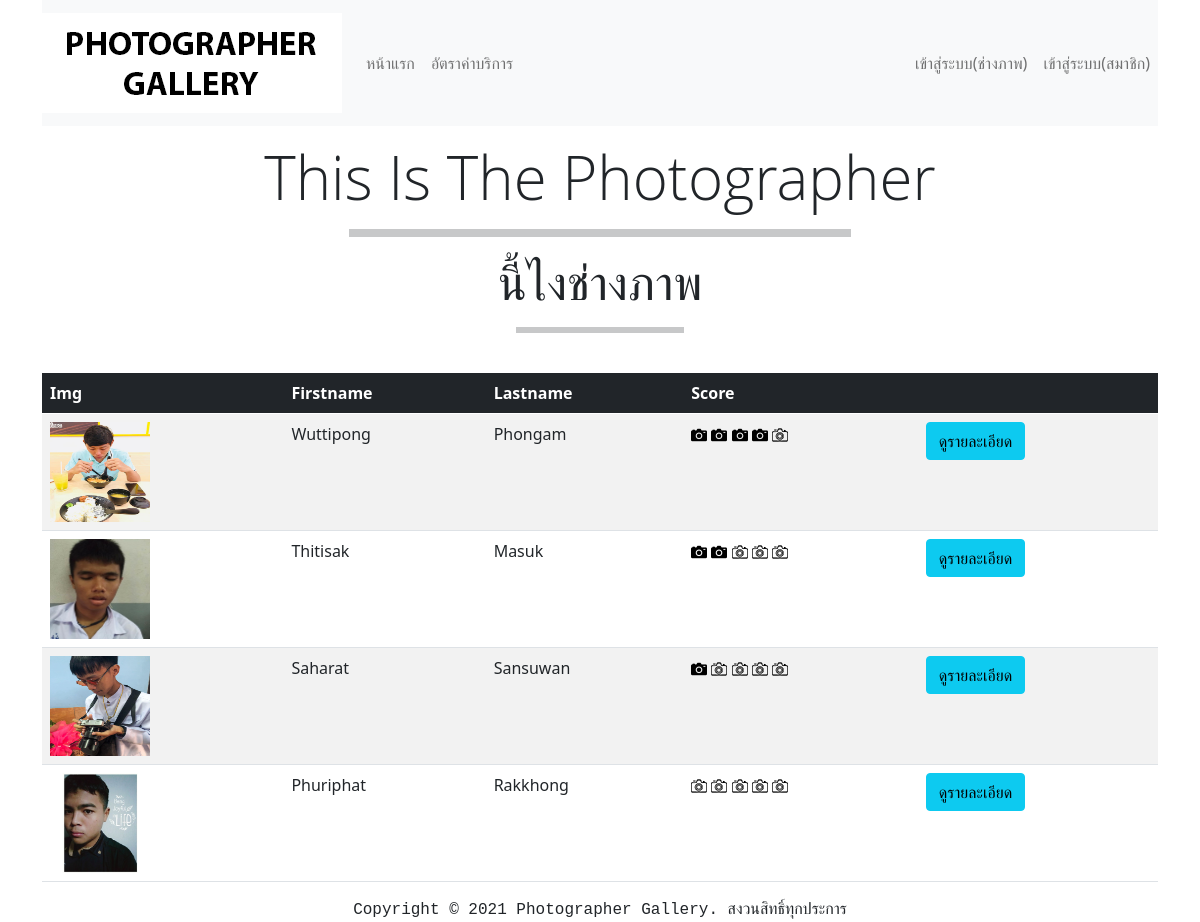
Page /index.php/Welcome/photographer on the committed database.
### tables this page shows
CREATE TABLE `photographer` (
  `ptg_id` int(10) NOT NULL,
  `ptg_img` varchar(255) DEFAULT NULL,
  `ptg_firstname` varchar(30) NOT NULL,
  `ptg_lastname` varchar(30) NOT NULL,
  `ptg_nickname` varchar(30) NOT NULL,
  `sex` varchar(6) DEFAULT NULL,
  `ptg_email` varchar(50) NOT NULL,
  `ptg_password` varchar(30) NOT NULL,
  `ptg_phone` varchar(10) NOT NULL,
  `ptg_score` int(5) NOT NULL
);

### application/controllers/Welcome.php (called while the page is built, shortened)
<?php
class Welcome extends CI_Controller {
	public function photographer()
	{
		$photographer = new model;
		$data['photographer'] = $photographer->getphotographer();
		$this->load->view('header');
		$this->load->view('listphotographer', $data);
		$this->load->view('footer');
	}
	function __construct()
    {
        $this->load->library('session', 'database');
        $this->load->model('Model', 'project');
    }
}

### index.php (called while the page is built, shortened)
<?php
require_once BASEPATH.'core/CodeIgniter.php';

### application/models/model.php (called while the page is built, shortened)
<?php
class model extends CI_Model {
    function getphotographer()
    {
        $query = $this->db->query("SELECT * FROM `photographer` ORDER BY `photographer`.`ptg_score` DESC");
        return $query->result();
    }
}

### application/views/listphotographer.php (the view, shortened to what this page needs)
<!DOCTYPE html>
<html lang="en">
<head>
    <link rel="stylesheet" href="<?php echo base_url('public'); ?>/getphotographer.css">
</head>
<body>
<div class="container">
<h1 class="display-2">This Is The Photographer</h1>
<center><hr class="hr1" size = "10" width="45%"></center>
<h1 class="display-4">นี้ไงช่างภาพ</h1>
<center><hr class="hr1" size = "8" width="15%"></center>
<br>
<table class="table table-striped table-hover" id="users-list">
  <thead class="table-dark">
    <tr>
      <th scope="col">Img</th>
      <th scope="col">Firstname</th>
      <th scope="col">Lastname</th>
      <th scope="col">Score</th>
      <th scope="col"></th>
    </tr>
  </thead>
  <tbody>
    <?php foreach($photographer as $item) : ?>
    <tr>
      <td><img src="<?= base_url('img/'.$item->ptg_img) ?>" height="100" width="100" alt="Photographer Img"></td>
      <td><?= $item->ptg_firstname ?></td>
      <td><?= $item->ptg_lastname ?></td>
      <td>
        <?php
        if ($item->ptg_score >= 30){ ?>
          <img src="<?php echo base_url('img'); ?>/icon.png" alt="">
        <?php
         } else { ?>
          <img src="<?php echo base_url('img'); ?>/icon1.png" alt="">
        <?php }; ?>
        <?php
        if ($item->ptg_score >= 60){ ?>
          <img src="<?php echo base_url('img'); ?>/icon.png" alt="">
        <?php
         } else { ?>
          <img src="<?php echo base_url('img'); ?>/icon1.png" alt="">
        <?php }; ?>
        <?php
        if ($item->ptg_score >= 90){ ?>
          <img src="<?php echo base_url('img'); ?>/icon.png" alt="">
        <?php
         } else { ?>
          <img src="<?php echo base_url('img'); ?>/icon1.png" alt="">
        <?php }; ?>
        <?php
        if ($item->ptg_score >= 120){ ?>
          <img src="<?php echo base_url('img'); ?>/icon.png" alt="">
        <?php
         } else { ?>
          <img src="<?php echo base_url('img'); ?>/icon1.png" alt="">
        <?php }; ?>
        <?php
        if ($item->ptg_score >= 150){ ?>
          <img src="<?php echo base_url('img'); ?>/icon.png" alt="">
        <?php
         } else { ?>
          <img src="<?php echo base_url('img'); ?>/icon1.png" alt="">
        <?php }; ?>
      </td>
      <form action="./showphotographer" method="POST">
      <td>
      <input class="btn btn-info" type="submit" value="ดูรายละเอียด">
      </td>
      </form>
    </tr>
    <?php endforeach; ?>
  </tbody>
</table>
</div>
</body>
</html>

### application/views/header.php (shortened to what this page needs)
<!DOCTYPE html>
<html lang="en">
<head>
    <link href="https://cdn.jsdelivr.net/npm/bootstrap@5.0.0-beta2/dist/css/bootstrap.min.css" rel="stylesheet">
</head>
<body>
<div class="container">
<nav class="navbar navbar-expand-md navbar-light bg-light">
    <a href="<?php echo site_url('Welcome/index')?>" class="navbar-brand"><img src="<?php echo base_url('img'); ?>/logo.png"></a>
    <div class="collapse navbar-collapse justify-content-between" id="navbarCollapse">
        <div class="navbar-nav">
            <a href="<?php echo site_url('Welcome/index')?>" class="nav-item nav-link">หน้าแรก</a>
            <a href="<?php echo site_url('Welcome/price')?>" class="nav-item nav-link">อัตราค่าบริการ</a>
        </div>
        <div class="navbar-nav">
            <a href="<?php echo site_url('Welcome/login_ptg')?>" class="nav-item nav-link">เข้าสู่ระบบ(ช่างภาพ)</a>
            <a href="<?php echo site_url('Welcome/login')?>" class="nav-item nav-link">เข้าสู่ระบบ(สมาชิก)</a>
        </div>
    </div>
</nav>
</div>

### application/views/footer.php (shortened to what this page needs)
<tt><center>Copyright © 2021 Photographer Gallery. สงวนสิทธิ์ทุกประการ</center></tt>
</body>
</html>

### public/getphotographer.css (style rules this page uses)
* { padding: 0; margin: 0; box-sizing: border-box; }
.display-2 { text-align: center; font-size: 60px; font-family: 'Open Sans', sans-serif; margin-top: 15px; }
.display-4 { text-align: center; font-size: 48px; font-family: 'Open Sans', sans-serif; }

### rows in the picture
photographer: ptg_img (picture), ptg_firstname "Wuttipong", ptg_lastname "Phongam"
photographer: ptg_img (picture), ptg_firstname "Thitisak", ptg_lastname "Masuk"
photographer: ptg_img (picture), ptg_firstname "Saharat", ptg_lastname "Sansuwan"
photographer: ptg_img (picture), ptg_firstname "Phuriphat", ptg_lastname "Rakkhong", ptg_score 0 (drawn)
